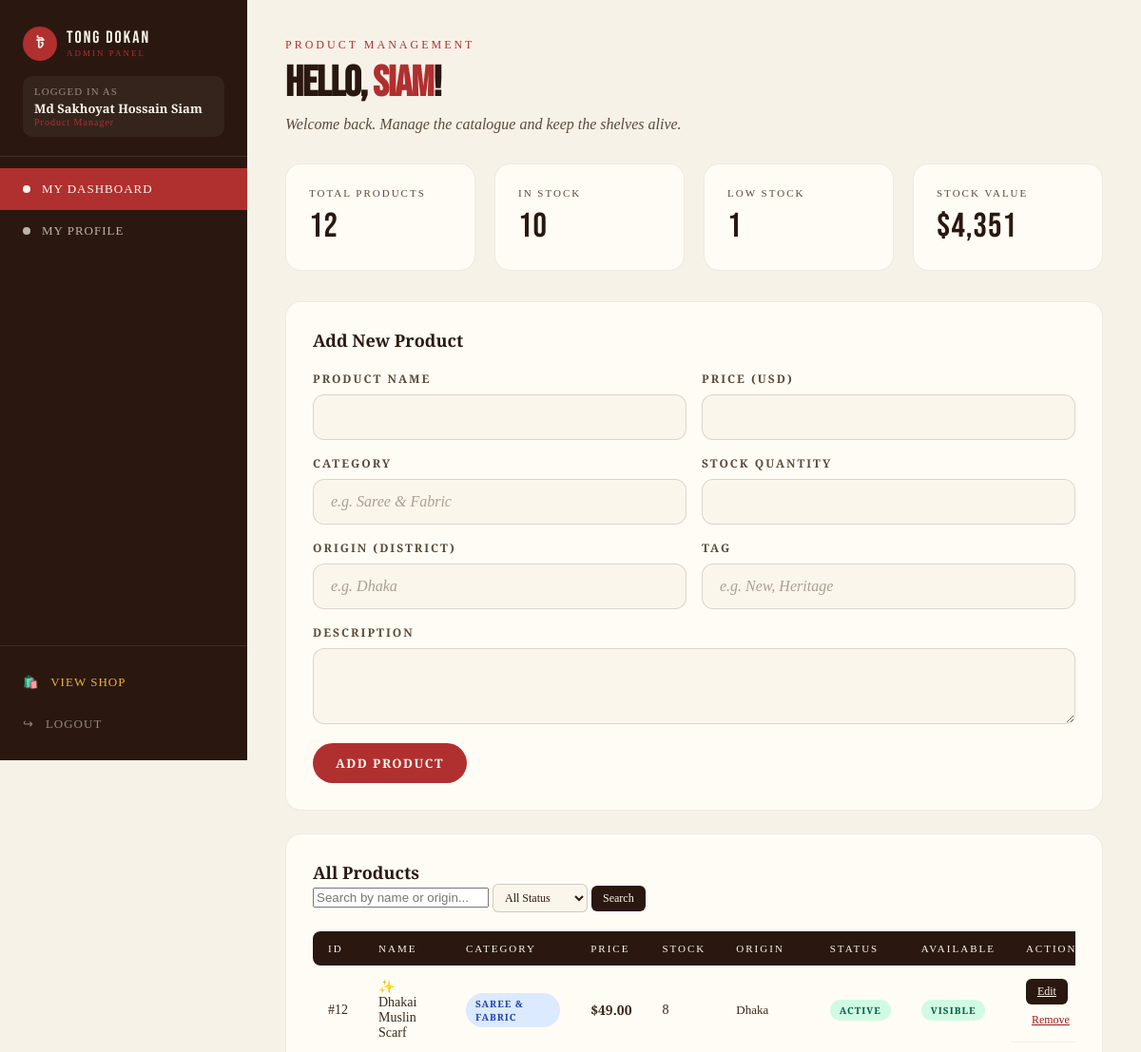
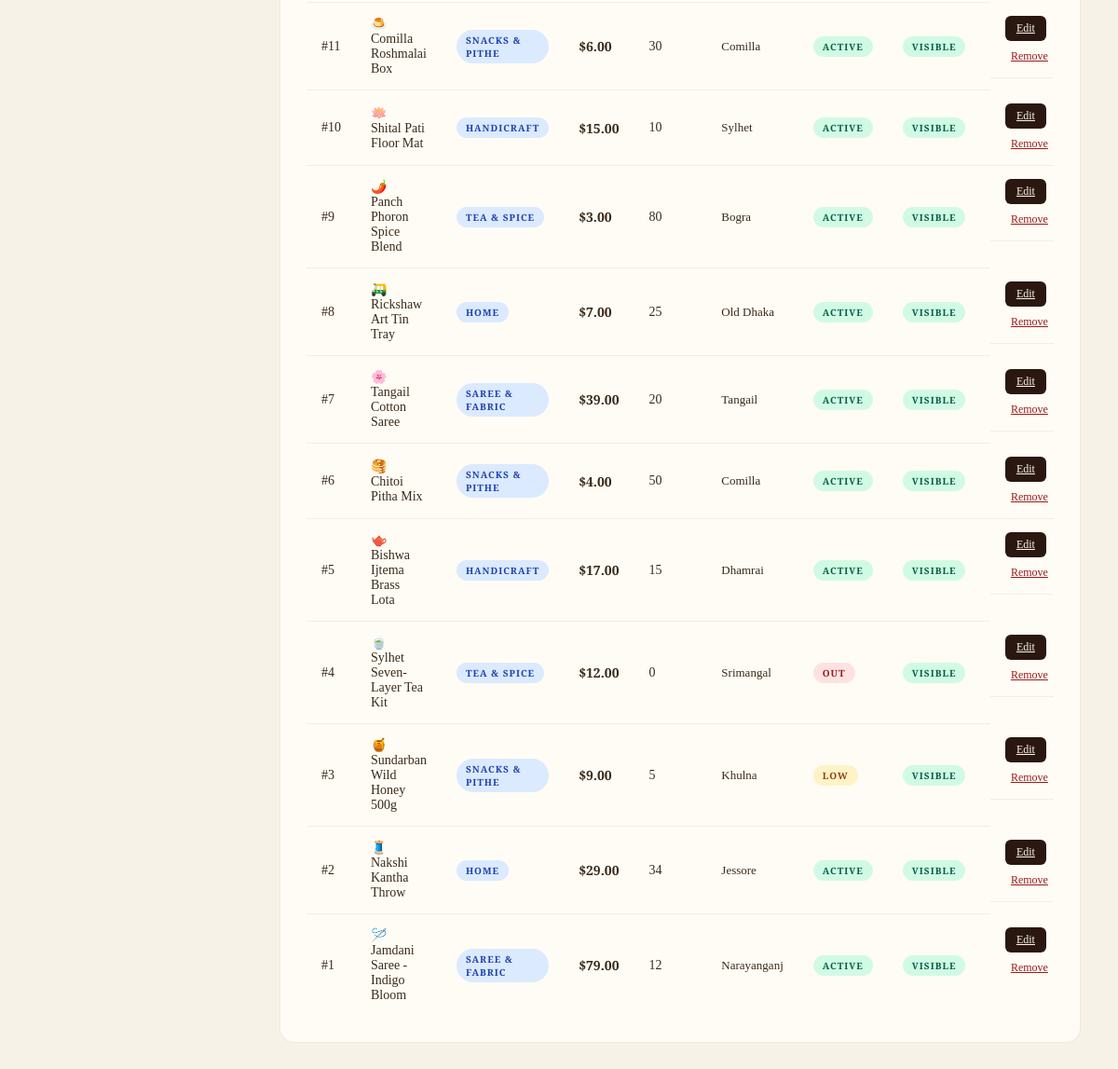
Page /dashboards/product_management.php (signed in) on the committed database (2 pictures, top to bottom).
### tables this page shows
CREATE TABLE products (
    product_id INT AUTO_INCREMENT PRIMARY KEY,
    product_name VARCHAR(150) NOT NULL,
    description TEXT,
    price DECIMAL(10,2) NOT NULL,
    stock_quantity INT DEFAULT 0,
    category VARCHAR(80),
    origin VARCHAR(80),
    emoji VARCHAR(10),
    tag VARCHAR(40),
    is_available BOOLEAN DEFAULT TRUE,
    date_added DATE DEFAULT (CURRENT_DATE)
);

### dashboards/product_management.php (the view, shortened to what this page needs)
<?php
require_once '../db_connect.php';
$search = trim($_GET["search"] ?? "");
$filter = trim($_GET["filter"] ?? "all");
$sql = "SELECT * FROM products";
$sql .= " ORDER BY product_id DESC";
$stmt = $conn->prepare($sql);
$stmt->execute();
$products = $stmt->get_result()->fetch_all(MYSQLI_ASSOC);
$all_products   = $conn->query("SELECT * FROM products")->fetch_all(MYSQLI_ASSOC);
$total_products = count($all_products);
$active_count   = 0;
$low_stock      = 0;
$total_value    = 0;
foreach ($all_products as $p) {
    if ($p["stock_quantity"] > 5)                              $active_count++;
    if ($p["stock_quantity"] > 0 && $p["stock_quantity"] <= 5) $low_stock++;
    $total_value += $p["price"] * $p["stock_quantity"];
}
include '../includes/header.php';
?>
<div class="dash-header">
    <div class="dash-eyebrow">Product Management</div>
    <h1 class="dash-title">Hello, <span class="accent-red">Siam</span>!</h1>
    <p class="dash-sub">Welcome back. Manage the catalogue and keep the shelves alive.</p>
</div>
<div class="stat-grid">
    <div class="stat-card">
        <div class="stat-label">Total Products</div>
        <div class="stat-value accent-red"><?= $total_products ?></div>
    </div>
    <div class="stat-card">
        <div class="stat-label">In Stock</div>
        <div class="stat-value accent-green"><?= $active_count ?></div>
    </div>
    <div class="stat-card">
        <div class="stat-label">Low Stock</div>
        <div class="stat-value accent-yellow"><?= $low_stock ?></div>
    </div>
    <div class="stat-card">
        <div class="stat-label">Stock Value</div>
        <div class="stat-value">$<?= number_format($total_value, 0) ?></div>
    </div>
</div>
<section class="dash-section">
    <h2 class="section-title">Add New Product</h2>
<form method="POST" class="add-form">
        <div class="form-row">
            <div class="form-group">
                <label>Product Name</label>
                <input type="text" name="product_name" required />
            </div>
            <div class="form-group">
                <label>Price (USD)</label>
                <input type="number" name="price" step="0.01" min="0" required />
            </div>
        </div>
        <div class="form-row">
            <div class="form-group">
                <label>Category</label>
                <input type="text" name="category" placeholder="e.g. Saree & Fabric" />
            </div>
            <div class="form-group">
                <label>Stock Quantity</label>
                <input type="number" name="stock_quantity" min="0" />
            </div>
        </div>
        <div class="form-row">
            <div class="form-group">
                <label>Origin (District)</label>
                <input type="text" name="origin" placeholder="e.g. Dhaka" />
            </div>
            <div class="form-group">
                <label>Tag</label>
                <input type="text" name="tag" placeholder="e.g. New, Heritage" />
            </div>
        </div>
        <div class="form-group">
            <label>Description</label>
            <textarea name="description" rows="2"></textarea>
        </div>
        <button type="submit" class="dash-btn">Add Product</button>
    </form>
</section>
<section class="dash-section">
    <div class="table-top-bar">
        <h2 class="section-title" style="margin:0;">All Products</h2>
        <form method="GET" class="search-filter-bar">
            <input type="text" name="search" value="<?= htmlspecialchars($search) ?>" placeholder="Search by name or origin..." class="search-input" />
            <select name="filter" class="status-select">
                <option value="all"    <?= $filter === "all"    ? "selected" : "" ?>>All Status</option>
            </select>
            <button type="submit" class="dash-btn-small">Search</button>
        </form>
    </div>
<div class="table-wrap" style="margin-top:20px;">
        <table class="dash-table">
            <thead>
                <tr>
                    <th>ID</th>
                    <th>Name</th>
                    <th>Category</th>
                    <th>Price</th>
                    <th>Stock</th>
                    <th>Origin</th>
                    <th>Status</th>
                    <th>Available</th>
                    <th>Actions</th>
                </tr>
            </thead>
            <tbody>
                <?php foreach ($products as $p):
                    $stock = (int)$p["stock_quantity"];
                    if ($stock === 0)    { $badge = "badge-red";    $status_text = "Out"; }
                    elseif ($stock <= 5) { $badge = "badge-yellow"; $status_text = "Low"; }
                    else                 { $badge = "badge-green";  $status_text = "Active"; }
                ?>
                <tr>
                    <td>#<?= $p["product_id"] ?></td>
                    <td><span class="product-emoji"><?= htmlspecialchars($p["emoji"] ?? "📦") ?></span> <?= htmlspecialchars($p["product_name"]) ?></td>
                    <td><span class="badge badge-blue"><?= htmlspecialchars($p["category"]) ?></span></td>
                    <td class="accent-red bold">$<?= number_format($p["price"], 2) ?></td>
                    <td><?= $stock ?></td>
                    <td class="muted"><?= htmlspecialchars($p["origin"]) ?></td>
                    <td><span class="badge <?= $badge ?>"><?= $status_text ?></span></td>
                    <td>
                        <?php if ($p["is_available"]): ?>
                            <span class="badge badge-green">Visible</span>
                        <?php else: ?>
                            <span class="badge badge-red">Hidden</span>
                        <?php endif; ?>
                    </td>
                    <td style="display:flex; gap:8px; flex-wrap:wrap;">
                        <a href="product_management.php?edit=<?= $p["product_id"] ?><?= $search ? "&search=".urlencode($search) : "" ?><?= $filter !== "all" ? "&filter=".$filter : "" ?>" class="dash-btn-small">Edit</a>
                        <form method="POST" onsubmit="return confirm('Remove this product?');" style="display:inline">
                            <button type="submit" class="link-btn">Remove</button>
                        </form>
                    </td>
                </tr>
                <?php endforeach; ?>
            </tbody>
        </table>
    </div>
</section>
<?php
include '../includes/footer.php';
?>

### rows in the picture
products: product_id "12", emoji "✨", product_name "Dhakai Muslin Scarf", category "SAREE & FABRIC", price "49.00", stock_quantity "8", origin "Dhaka", stock_quantity "ACTIVE", is_available "VISIBLE"
products: product_id "11", emoji "🍮", product_name "Comilla Roshmalai Box", category "SNACKS & PITHE", price "6.00", stock_quantity "30", origin "Comilla", stock_quantity "ACTIVE", is_available "VISIBLE"
products: product_id "10", emoji "🪷", product_name "Shital Pati Floor Mat", category "HANDICRAFT", price "15.00", stock_quantity "10", origin "Sylhet", stock_quantity "ACTIVE", is_available "VISIBLE"
products: product_id "9", emoji "🌶️", product_name "Panch Phoron Spice Blend", category "TEA & SPICE", price "3.00", stock_quantity "80", origin "Bogra", stock_quantity "ACTIVE", is_available "VISIBLE"
products: product_id "8", emoji "🛺", product_name "Rickshaw Art Tin Tray", category "HOME", price "7.00", stock_quantity "25", origin "Old Dhaka", stock_quantity "ACTIVE", is_available "VISIBLE"
products: product_id "7", emoji "🌸", product_name "Tangail Cotton Saree", category "SAREE & FABRIC", price "39.00", stock_quantity "20", origin "Tangail", stock_quantity "ACTIVE", is_available "VISIBLE"
products: product_id "6", emoji "🥞", product_name "Chitoi Pitha Mix", category "SNACKS & PITHE", price "4.00", stock_quantity "50", origin "Comilla", stock_quantity "ACTIVE", is_available "VISIBLE"
products: product_id "5", emoji "🫖", product_name "Bishwa Ijtema Brass Lota", category "HANDICRAFT", price "17.00", stock_quantity "15", origin "Dhamrai", stock_quantity "ACTIVE", is_available "VISIBLE"
products: product_id "4", emoji "🍵", product_name "Sylhet Seven-Layer Tea Kit", category "TEA & SPICE", price "12.00", stock_quantity "0", origin "Srimangal", stock_quantity "OUT", is_available "VISIBLE"
products: product_id "3", emoji "🍯", product_name "Sundarban Wild Honey 500g", category "SNACKS & PITHE", price "9.00", stock_quantity "5", origin "Khulna", stock_quantity "LOW", is_available "VISIBLE"
products: product_id "2", emoji "🧵", product_name "Nakshi Kantha Throw", category "HOME", price "29.00", stock_quantity "34", origin "Jessore", stock_quantity "ACTIVE", is_available "VISIBLE"
products: product_id "1", emoji "🪡", product_name "Jamdani Saree - Indigo Bloom", category "SAREE & FABRIC", price "79.00", stock_quantity "12", origin "Narayanganj", stock_quantity "ACTIVE", is_available "VISIBLE"

### other values in the picture
$staff_name "Md Sakhoyat Hossain Siam"
$current_role "Product Manager"
$total_products "12"
$active_count "10"
$low_stock "1"
$total_value "4,351"
